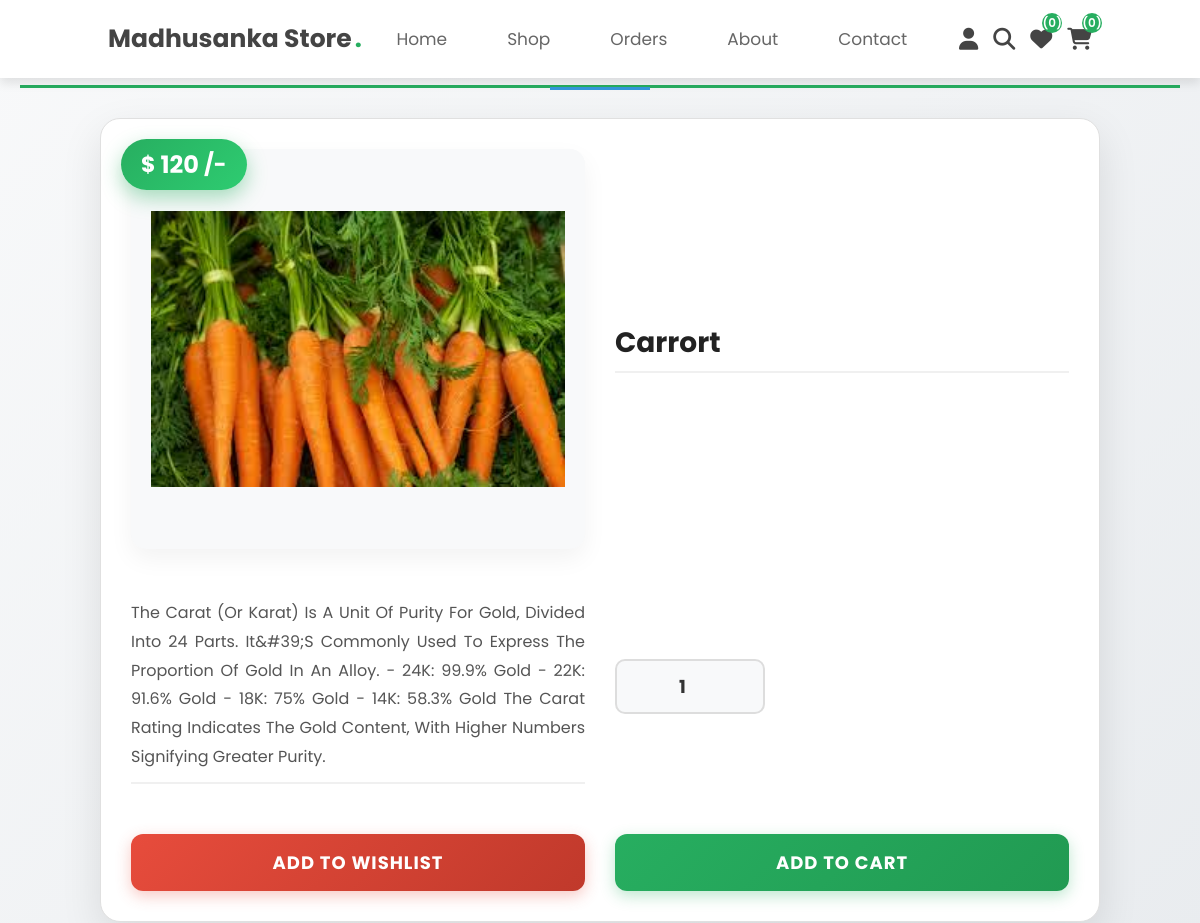
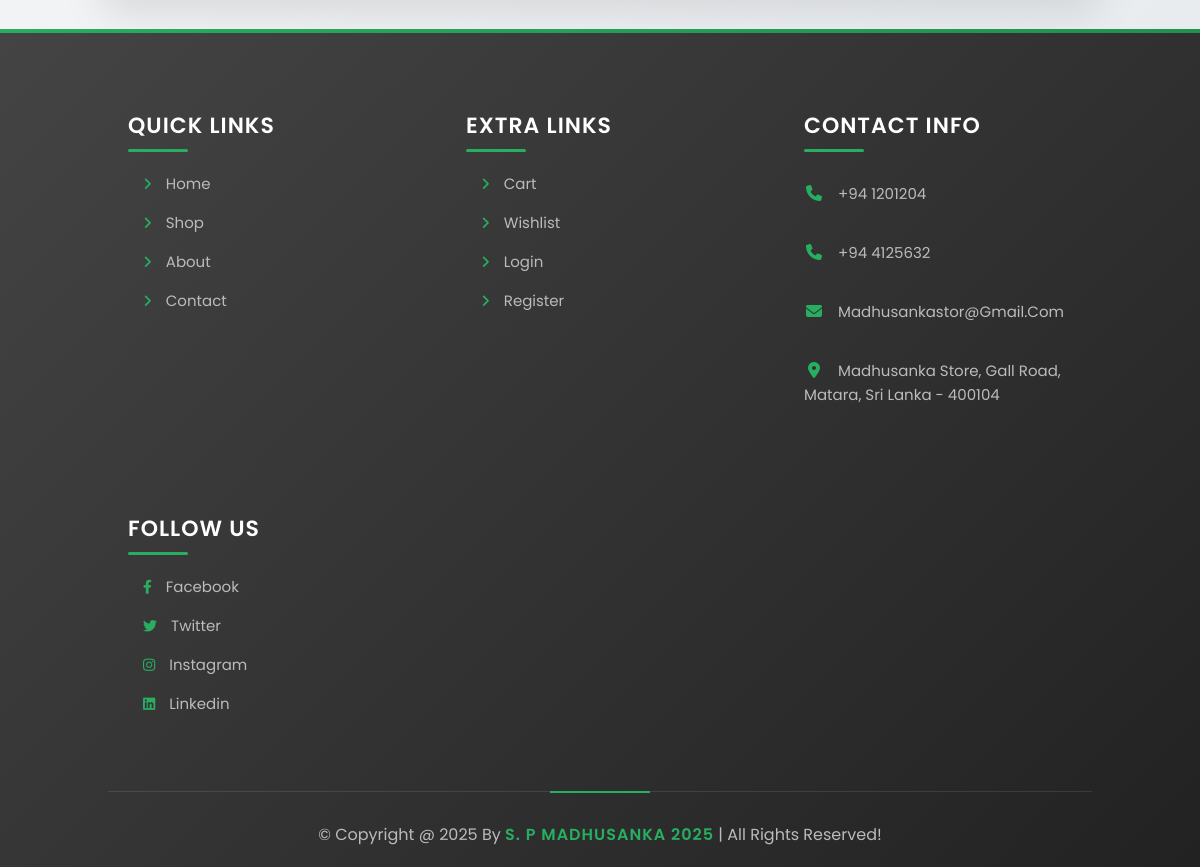
Page /view_page.php?pid=2 (signed in) on the committed database (2 pictures, top to bottom).
### tables this page shows
CREATE TABLE `products` (
  `id` int(100) NOT NULL,
  `name` varchar(100) NOT NULL,
  `category` varchar(20) NOT NULL,
  `details` varchar(500) NOT NULL,
  `price` int(100) NOT NULL,
  `image` varchar(100) NOT NULL
);

### view_page.php (the view, shortened to what this page needs)
<?php
@include 'config.php';
?>
<!DOCTYPE html>
<html lang="en">
<head>
   <link rel="stylesheet" href="https://cdnjs.cloudflare.com/ajax/libs/font-awesome/6.1.1/css/all.min.css">
   <link rel="stylesheet" href="css/home.css">
   <link rel="stylesheet" href="css/vwe_page.css">
</head>
<body>
<?php include 'header.php'; ?>
<section class="quick-view">
   <h1 class="title">quick view</h1>
   <?php
      $pid = $_GET['pid'] ?? 0;
      $select_products = $conn->prepare("SELECT * FROM `products` WHERE id = ?");
      $select_products->bind_param("i", $pid);
      $select_products->execute();
      $result = $select_products->get_result();
      if($result->num_rows > 0){
         while($fetch_products = $result->fetch_assoc()){
   ?>
   <form action="" class="box" method="POST">
      <div class="price">$<span><?= htmlspecialchars($fetch_products['price']); ?></span>/-</div>
      <img src="uploaded_img/<?= htmlspecialchars($fetch_products['image']); ?>" alt="">
      <div class="name"><?= htmlspecialchars($fetch_products['name']); ?></div>
      <div class="details"><?= htmlspecialchars($fetch_products['details']); ?></div>
      <input type="number" min="1" value="1" name="p_qty" class="qty">
      <input type="submit" value="add to wishlist" class="option-btn" name="add_to_wishlist">
      <input type="submit" value="add to cart" class="btn" name="add_to_cart">
   </form>
   <?php
         }
      }else{
         echo '<p class="empty">no products added yet!</p>';
      }
   ?>
</section>
<?php include 'footer.php'; ?>
</body>
</html>

### css/home.css (style rules this page uses)
:root { --green: #27ae60; --dark-color: #219150; --black: #444; --light-color: #666; --border: .1rem solid rgba(0,0,0,.1); --border-hover: .1rem solid var(--black); --box-shadow: 0 .5rem 1rem rgba(0,0,0,.1); }
* { font-family: 'Poppins', sans-serif; margin: 0; padding: 0; box-sizing: border-box; outline: none; border: none; text-decoration: none; text-transform: capitalize; transition: all .2s linear; transition: width none; }
html { font-size: 62.5%; overflow-x: hidden; scroll-padding-top: 5rem; scroll-behavior: smooth; }
body { background: #f7f7f7; }
.btn { display: inline-block; margin-top: 1rem; padding: .9rem 3rem; border-radius: .5rem; background: var(--green); color: #fff; font-size: 1.7rem; cursor: pointer; font-weight: 500; }
.option-btn { display: inline-block; margin-top: 1rem; padding: .9rem 3rem; border-radius: .5rem; background: #f39c12; color: #fff; font-size: 1.7rem; cursor: pointer; font-weight: 500; }
.title { text-align: center; margin-bottom: 2rem; position: relative; font-size: 3.5rem; color: var(--black); text-transform: uppercase; padding-bottom: 1rem; }
.title::after { content: ''; position: absolute; bottom: 0; left: 50%; transform: translateX(-50%); width: 10rem; height: .3rem; background: var(--green); }

### css/vwe_page.css (style rules this page uses)
.quick-view { padding: 3rem 2rem; background: linear-gradient(135deg, #f8f9fa 0%, #e9ecef 100%); min-height: calc(100vh - 80px); display: flex; flex-direction: column; align-items: center; }
.quick-view .title { text-align: center; color: #222; font-size: 3rem; margin-bottom: 3rem; padding-bottom: 1rem; border-bottom: 3px solid #27ae60; width: 100%; text-transform: uppercase; letter-spacing: 1px; position: relative; }
.quick-view .title::after { content: ''; position: absolute; bottom: -5px; left: 50%; transform: translateX(-50%); width: 100px; height: 3px; background: #3498db; }
.quick-view .box { max-width: 1000px; width: 100%; background: #fff; border-radius: 20px; padding: 3rem; box-shadow: 0 15px 40px rgba(0, 0, 0, 0.1); display: grid; grid-template-columns: 1fr 1fr; gap: 3rem; align-items: center; position: relative; border: 1px solid #e0e0e0; animation: fadeInUp 0.6s ease; }
.quick-view .box .price { position: absolute; top: 2rem; left: 2rem; background: linear-gradient(135deg, #27ae60, #2ecc71); color: #fff; padding: 0.8rem 2rem; border-radius: 50px; font-size: 2.2rem; font-weight: bold; z-index: 2; box-shadow: 0 8px 20px rgba(39, 174, 96, 0.4); display: flex; align-items: center; gap: 5px; }
.quick-view .box .price span { font-weight: bold; font-size: 2.4rem; }
.quick-view .box img { width: 100%; height: 400px; object-fit: contain; border-radius: 15px; background: #f8f9fa; padding: 2rem; box-shadow: 0 10px 25px rgba(0, 0, 0, 0.05); transition: transform 0.3s ease; }
.quick-view .box .name { color: #222; font-size: 2.8rem; font-weight: bold; line-height: 1.3; margin: 0; padding-bottom: 1rem; border-bottom: 2px solid #f0f0f0; }
.quick-view .box .details { color: #555; font-size: 1.6rem; line-height: 1.8; text-align: justify; padding: 1rem 0; margin: 1rem 0; border-bottom: 2px solid #f0f0f0; }
.quick-view .box .qty { width: 150px; padding: 1.2rem; border: 2px solid #ddd; border-radius: 10px; font-size: 1.8rem; color: #333; text-align: center; background: #f8f9fa; transition: all 0.3s ease; font-weight: bold; }
.quick-view .box .option-btn, .quick-view .box .btn { flex: 1; padding: 1.5rem; border: none; border-radius: 12px; font-size: 1.8rem; font-weight: bold; cursor: pointer; transition: all 0.3s ease; text-transform: uppercase; letter-spacing: 1px; display: flex; align-items: center; justify-content: center; gap: 1rem; }
.quick-view .box .option-btn { background: linear-gradient(135deg, #e74c3c, #c0392b); color: #fff; box-shadow: 0 5px 15px rgba(231, 76, 60, 0.3); }
.quick-view .box .btn { background: linear-gradient(135deg, #27ae60, #219a52); color: #fff; box-shadow: 0 5px 15px rgba(39, 174, 96, 0.3); }

### rows in the picture
products: price "120", image (picture), name "Carrort", details "The Carat (Or Karat) Is A Unit Of Purity For Gold, Divided Into 24 Parts. It&#39;s Commonly Used To Express The Proportion Of Gold In An Alloy. - 24K: 99.9% Gold - 22K: 91.6% Gold - 18K: 75% Gold - 14K: 58.3% Gold The Carat Rating Indicates The Gold Content, With Higher Numbers Signifying Greater Purity."

### other values in the picture
$wishlist_count "0"
$cart_count "0"
